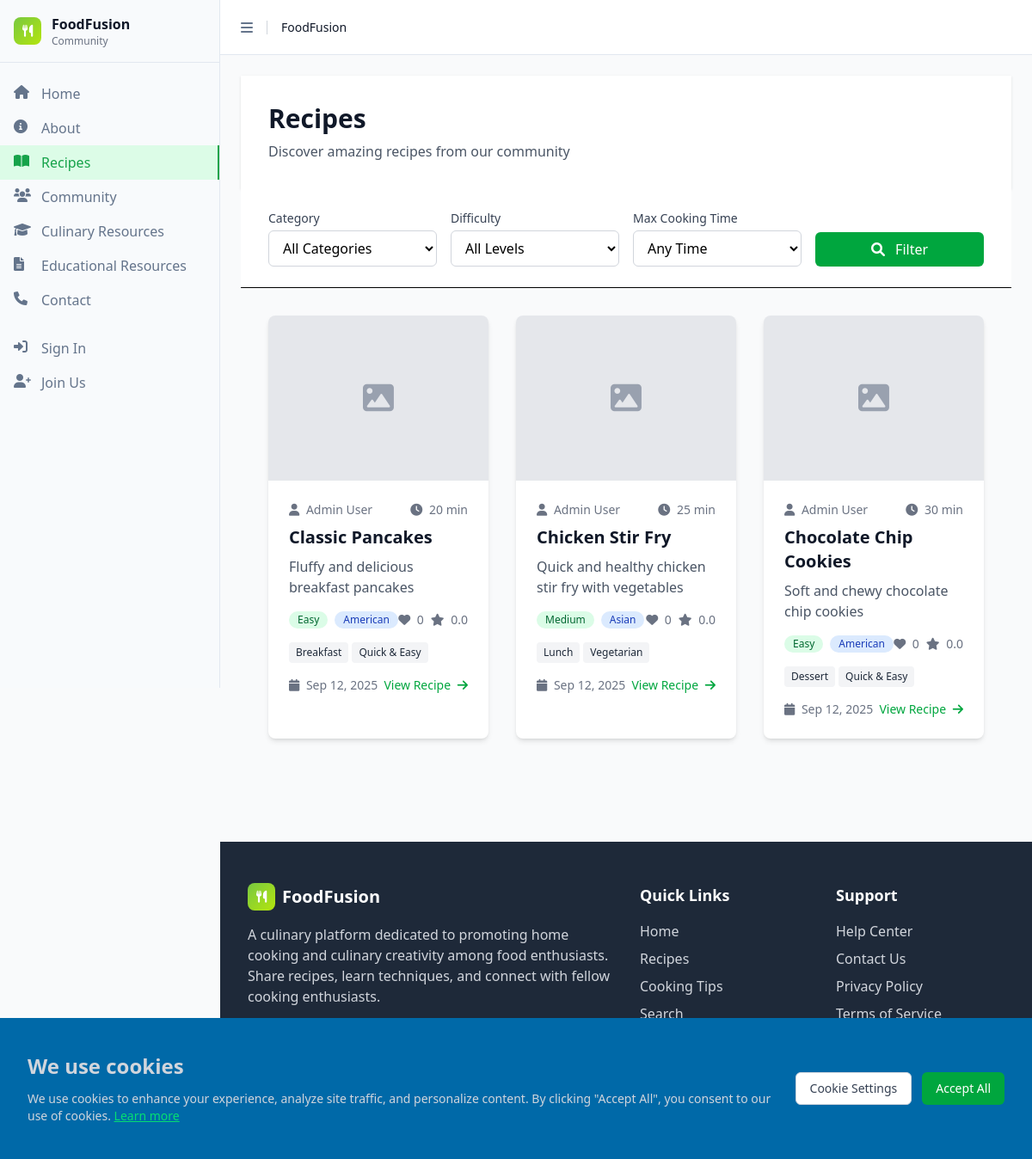
/index.php?page=recipes, run on the app's committed database.
### tables this page shows
CREATE TABLE recipes (
    id INT AUTO_INCREMENT PRIMARY KEY,
    title VARCHAR(255) NOT NULL,
    description TEXT,
    instructions TEXT NOT NULL,
    cooking_time INT,
    difficulty ENUM('Easy', 'Medium', 'Hard') DEFAULT 'Medium',
    user_id INT NOT NULL,
    image_url VARCHAR(500),
    video_url VARCHAR(500),
    servings INT,
    cuisine_type_id INT,
    created_at TIMESTAMP DEFAULT CURRENT_TIMESTAMP,
    updated_at TIMESTAMP DEFAULT CURRENT_TIMESTAMP ON UPDATE CURRENT_TIMESTAMP,
    FOREIGN KEY (user_id) REFERENCES users(id) ON DELETE CASCADE,
    FOREIGN KEY (cuisine_type_id) REFERENCES cuisine_types(id) ON DELETE SET NULL
);

CREATE TABLE IF NOT EXISTS users (
    id INT AUTO_INCREMENT PRIMARY KEY,
    firstName VARCHAR(50) NOT NULL,
    lastName VARCHAR(50) NOT NULL,
    email VARCHAR(100) NOT NULL UNIQUE,
    password VARCHAR(255) NOT NULL,
    bio TEXT,
    location VARCHAR(100),
    website VARCHAR(255),
    profile_image VARCHAR(500),
    created_at TIMESTAMP DEFAULT CURRENT_TIMESTAMP,
    updated_at TIMESTAMP DEFAULT CURRENT_TIMESTAMP ON UPDATE CURRENT_TIMESTAMP,
    INDEX idx_email (email),
    INDEX idx_name (firstName, lastName)
);

CREATE TABLE IF NOT EXISTS cuisine_types (
    id INT AUTO_INCREMENT PRIMARY KEY,
    name VARCHAR(100) NOT NULL UNIQUE,
    description TEXT,
    created_at TIMESTAMP DEFAULT CURRENT_TIMESTAMP
);

### includes/functions.php (called while the page is built, shortened)
<?php
require_once __DIR__ . '/../config/database.php';
function getAllRecipes($filters = []) {
    global $db;
    $whereClause = "WHERE 1=1";
    $params = [];
    $query = "SELECT r.*, u.firstName, u.lastName,
              GROUP_CONCAT(DISTINCT c.name) as categories,
              ct.name as cuisine_type,
              COALESCE(rr.avg_rating, 0) as average_rating,
              COALESCE(rr.total_ratings, 0) as total_ratings,
              COALESCE(rl.total_likes, 0) as total_likes
              FROM recipes r
              LEFT JOIN users u ON r.user_id = u.id
              LEFT JOIN recipe_categories rc ON r.id = rc.recipe_id
              LEFT JOIN categories c ON rc.category_id = c.id
              LEFT JOIN cuisine_types ct ON r.cuisine_type_id = ct.id
              LEFT JOIN (
                  SELECT recipe_id,
                         AVG(CAST(rating AS DECIMAL(3,2))) as avg_rating,
                         COUNT(*) as total_ratings
                  FROM recipe_reviews
                  GROUP BY recipe_id
              ) rr ON r.id = rr.recipe_id
              LEFT JOIN (
                  SELECT recipe_id, COUNT(*) as total_likes
                  FROM recipe_likes
                  GROUP BY recipe_id
              ) rl ON r.id = rl.recipe_id
              $whereClause
              GROUP BY r.id
              ORDER BY r.created_at DESC";
    $stmt = $db->prepare($query);
    $stmt->execute($params);
    $recipes = $stmt->fetchAll();
    foreach ($recipes as &$recipe) {
        if ($recipe['categories']) {
            $recipe['categories'] = explode(',', $recipe['categories']);
        } else {
            $recipe['categories'] = [];
        }
        $recipe['average_rating'] = (float) $recipe['average_rating'];
        $recipe['total_ratings'] = (int) $recipe['total_ratings'];
    }
    return $recipes;
}
function formatDate($date) {
    return date('M j, Y', strtotime($date));
}
?>

### pages/recipes.php (the view, shortened to what this page needs)
<?php
include 'includes/header.php';
$filters = [];
$filters['category'] = $_GET['category'] ?? '';
$filters['difficulty'] = $_GET['difficulty'] ?? '';
$filters['max_cooking_time'] = $_GET['max_cooking_time'] ?? '';
$filters['user_id'] = $_GET['user_id'] ?? '';
$recipes = getAllRecipes($filters);
?>
<div class="min-h-screen bg-gray-50">
    <div class="bg-white shadow-sm">
        <div class="max-w-7xl mx-auto px-4 sm:px-6 lg:px-8 py-8">
            <div class="flex flex-col md:flex-row md:items-center md:justify-between">
                <div>
                    <h1 class="text-3xl font-bold text-gray-900">Recipes</h1>
                    <p class="mt-2 text-gray-600">Discover amazing recipes from our community</p>
                </div>
            </div>
        </div>
    </div>
    <div class="bg-white border-b">
        <div class="max-w-7xl mx-auto px-4 sm:px-6 lg:px-8 py-6">
            <form method="GET" class="grid grid-cols-1 md:grid-cols-4 gap-4">
                <div>
                    <label for="category" class="block text-sm font-medium text-gray-700 mb-1">Category</label>
                    <select name="category" id="category" class="w-full px-3 py-2 border border-gray-300 rounded-md focus:outline-none focus:ring-2 focus:ring-green-500 focus:border-transparent">
                        <option value="">All Categories</option>
                    </select>
                </div>
                <div>
                    <label for="difficulty" class="block text-sm font-medium text-gray-700 mb-1">Difficulty</label>
                    <select name="difficulty" id="difficulty" class="w-full px-3 py-2 border border-gray-300 rounded-md focus:outline-none focus:ring-2 focus:ring-green-500 focus:border-transparent">
                        <option value="">All Levels</option>
                    </select>
                </div>
                <div>
                    <label for="max_cooking_time" class="block text-sm font-medium text-gray-700 mb-1">Max Cooking Time</label>
                    <select name="max_cooking_time" id="max_cooking_time" class="w-full px-3 py-2 border border-gray-300 rounded-md focus:outline-none focus:ring-2 focus:ring-green-500 focus:border-transparent">
                        <option value="">Any Time</option>
                    </select>
                </div>
                <div class="flex items-end">
                    <button type="submit" class="w-full bg-green-600 hover:bg-green-700 text-white px-4 py-2 rounded-md font-medium">
                        <i class="fas fa-search mr-2"></i>
                        Filter
                    </button>
                </div>
            </form>
        </div>
    </div>
    <div class="max-w-7xl mx-auto px-4 sm:px-6 lg:px-8 py-8">
        <?php if (empty($recipes)): ?>
        <div class="text-center py-12">
            <i class="fas fa-search text-6xl text-gray-300 mb-4"></i>
            <h3 class="text-xl font-semibold text-gray-900 mb-2">No recipes found</h3>
            <p class="text-gray-600">Try adjusting your filters or create a new recipe.</p>
        </div>
        <?php else: ?>
        <div class="grid grid-cols-1 md:grid-cols-2 lg:grid-cols-3 gap-8">
            <?php foreach ($recipes as $recipe): ?>
            <div class="bg-white rounded-lg shadow-md overflow-hidden hover:shadow-lg transition-shadow">
                <div class="relative">
                    <?php if ($recipe['image_url']): ?>
                    <img src="uploads/<?php echo htmlspecialchars($recipe['image_url']); ?>"
                         alt="<?php echo htmlspecialchars($recipe['title']); ?>"
                         class="w-full h-48 object-cover">
                    <?php else: ?>
                    <div class="w-full h-48 bg-gray-200 flex items-center justify-center">
                        <i class="fas fa-image text-4xl text-gray-400"></i>
                    </div>
                    <?php endif; ?>
                </div>
                <div class="p-6">
                    <div class="flex items-center justify-between mb-2">
                        <span class="text-sm text-gray-500">
                            <i class="fas fa-user mr-1"></i>
                            <?php echo htmlspecialchars($recipe['firstName'] . ' ' . $recipe['lastName']); ?>
                        </span>
                        <span class="text-sm text-gray-500">
                            <i class="fas fa-clock mr-1"></i>
                            <?php echo $recipe['cooking_time'] ? $recipe['cooking_time'] . ' min' : 'N/A'; ?>
                        </span>
                    </div>
                    <h3 class="text-xl font-semibold text-gray-900 mb-2">
                        <a href="index.php?page=recipe-detail&id=<?php echo $recipe['id']; ?>"
                           class="hover:text-green-600 transition-colors">
                            <?php echo htmlspecialchars($recipe['title']); ?>
                        </a>
                    </h3>
                    <p class="text-gray-600 mb-4 line-clamp-2">
                        <?php echo htmlspecialchars(substr($recipe['description'], 0, 100)) . (strlen($recipe['description']) > 100 ? '...' : ''); ?>
                    </p>
                    <div class="flex items-center justify-between mb-4">
                        <div class="flex items-center space-x-2">
                            <span class="inline-flex items-center px-2.5 py-0.5 rounded-full text-xs font-medium bg-green-100 text-green-800">
                                <?php echo htmlspecialchars($recipe['difficulty']); ?>
                            </span>
                            <?php if ($recipe['cuisine_type']): ?>
                            <span class="inline-flex items-center px-2.5 py-0.5 rounded-full text-xs font-medium bg-blue-100 text-blue-800">
                                <?php echo htmlspecialchars($recipe['cuisine_type']); ?>
                            </span>
                            <?php endif; ?>
                        </div>
                        <div class="flex items-center space-x-2 text-sm text-gray-500">
                            <span>
                                <i class="fas fa-heart mr-1"></i>
                                <?php echo $recipe['total_likes']; ?>
                            </span>
                            <span>
                                <i class="fas fa-star mr-1"></i>
                                <?php echo number_format($recipe['average_rating'], 1); ?>
                            </span>
                        </div>
                    </div>
                    <?php if (!empty($recipe['categories'])): ?>
                    <div class="flex flex-wrap gap-1 mb-4">
                        <?php foreach (array_slice($recipe['categories'], 0, 3) as $category): ?>
                        <span class="inline-flex items-center px-2 py-1 rounded text-xs font-medium bg-gray-100 text-gray-800">
                            <?php echo htmlspecialchars($category); ?>
                        </span>
                        <?php endforeach; ?>
                    </div>
                    <?php endif; ?>
                    <div class="flex items-center justify-between">
                        <span class="text-sm text-gray-500">
                            <i class="fas fa-calendar mr-1"></i>
                            <?php echo formatDate($recipe['created_at']); ?>
                        </span>
                        <div class="flex items-center space-x-2">
                            <a href="index.php?page=recipe-detail&id=<?php echo $recipe['id']; ?>"
                               class="text-green-600 hover:text-green-700 text-sm font-medium">
                                View Recipe
                                <i class="fas fa-arrow-right ml-1"></i>
                            </a>
                        </div>
                    </div>
                </div>
            </div>
            <?php endforeach; ?>
        </div>
        <?php endif; ?>
    </div>
</div>
<?php include 'includes/footer.php'; ?>

### data on the page
recipes: user.lastName "Admin User", cooking_time "20", title "Classic Pancakes", description "Fluffy and delicious breakfast pancakes", difficulty "Easy", cuisine_type.name "American", total_likes "0", average_rating "0.0", category "Breakfast", category "Quick & Easy", created_at "Sep 12, 2025"
recipes: user.lastName "Admin User", cooking_time "25", title "Chicken Stir Fry", description "Quick and healthy chicken stir fry with vegetables", difficulty "Medium", cuisine_type.name "Asian", total_likes "0", average_rating "0.0", category "Lunch", category "Vegetarian", created_at "Sep 12, 2025"
recipes: user.lastName "Admin User", cooking_time "30", title "Chocolate Chip Cookies", description "Soft and chewy chocolate chip cookies", difficulty "Easy", cuisine_type.name "American", total_likes "0", average_rating "0.0", category "Dessert", category "Quick & Easy", created_at "Sep 12, 2025"
